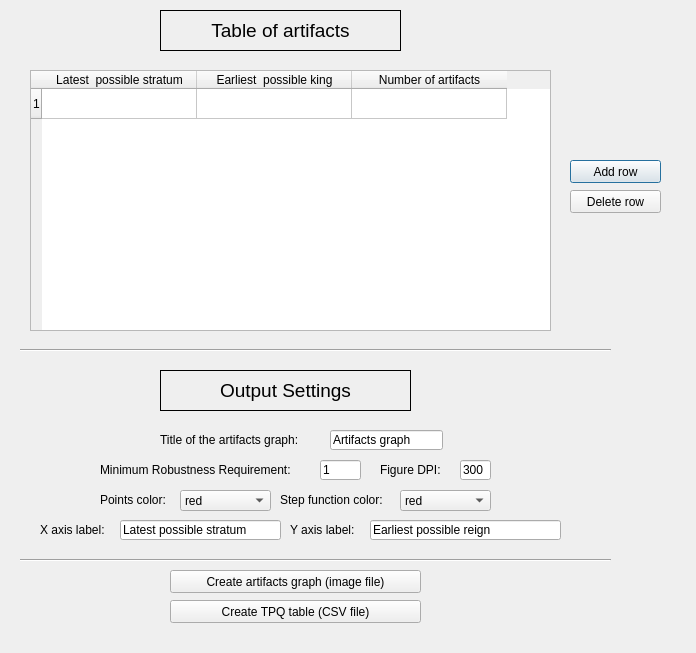
<?xml version="1.0" encoding="UTF-8"?>
<ui version="4.0">
 <class>Dialog</class>
 <widget class="QDialog" name="Dialog">
  <property name="geometry">
   <rect>
    <x>0</x>
    <y>0</y>
    <width>696</width>
    <height>653</height>
   </rect>
  </property>
  <property name="windowTitle">
   <string>Dialog</string>
  </property>
  <property name="sizeGripEnabled">
   <bool>false</bool>
  </property>
  <widget class="QLineEdit" name="graphTitleEdit">
   <property name="geometry">
    <rect>
     <x>330</x>
     <y>430</y>
     <width>113</width>
     <height>20</height>
    </rect>
   </property>
   <property name="text">
    <string>Artifacts graph</string>
   </property>
  </widget>
  <widget class="QLabel" name="graphTitleLabel">
   <property name="geometry">
    <rect>
     <x>160</x>
     <y>430</y>
     <width>161</width>
     <height>20</height>
    </rect>
   </property>
   <property name="text">
    <string>Title of the artifacts graph:</string>
   </property>
  </widget>
  <widget class="QTableWidget" name="artifactTable">
   <property name="geometry">
    <rect>
     <x>30</x>
     <y>70</y>
     <width>521</width>
     <height>261</height>
    </rect>
   </property>
   <property name="frameShape">
    <enum>QFrame::StyledPanel</enum>
   </property>
   <property name="frameShadow">
    <enum>QFrame::Sunken</enum>
   </property>
   <property name="sizeAdjustPolicy">
    <enum>QAbstractScrollArea::AdjustIgnored</enum>
   </property>
   <property name="textElideMode">
    <enum>Qt::ElideLeft</enum>
   </property>
   <attribute name="horizontalHeaderDefaultSectionSize">
    <number>155</number>
   </attribute>
   <row>
    <property name="text">
     <string>1</string>
    </property>
   </row>
   <column>
    <property name="text">
     <string>Latest  possible stratum</string>
    </property>
   </column>
   <column>
    <property name="text">
     <string>Earliest  possible king</string>
    </property>
   </column>
   <column>
    <property name="text">
     <string>Number of artifacts</string>
    </property>
   </column>
   <item row="0" column="2">
    <property name="text">
     <string/>
    </property>
    <property name="textAlignment">
     <set>AlignTrailing|AlignVCenter</set>
    </property>
   </item>
  </widget>
  <widget class="QPushButton" name="addRowButton">
   <property name="geometry">
    <rect>
     <x>570</x>
     <y>160</y>
     <width>91</width>
     <height>23</height>
    </rect>
   </property>
   <property name="text">
    <string>Add row</string>
   </property>
  </widget>
  <widget class="QLabel" name="graphTitleLabel_2">
   <property name="geometry">
    <rect>
     <x>160</x>
     <y>10</y>
     <width>241</width>
     <height>41</height>
    </rect>
   </property>
   <property name="font">
    <font>
     <pointsize>14</pointsize>
    </font>
   </property>
   <property name="frameShape">
    <enum>QFrame::Box</enum>
   </property>
   <property name="text">
    <string>Table of artifacts</string>
   </property>
   <property name="alignment">
    <set>Qt::AlignCenter</set>
   </property>
  </widget>
  <widget class="QLabel" name="graphTitleLabel_4">
   <property name="geometry">
    <rect>
     <x>100</x>
     <y>490</y>
     <width>81</width>
     <height>20</height>
    </rect>
   </property>
   <property name="text">
    <string>Points color:</string>
   </property>
  </widget>
  <widget class="QLabel" name="graphTitleLabel_5">
   <property name="geometry">
    <rect>
     <x>280</x>
     <y>490</y>
     <width>121</width>
     <height>20</height>
    </rect>
   </property>
   <property name="text">
    <string>Step function color:</string>
   </property>
  </widget>
  <widget class="QLabel" name="graphTitleLabel_6">
   <property name="geometry">
    <rect>
     <x>380</x>
     <y>460</y>
     <width>71</width>
     <height>20</height>
    </rect>
   </property>
   <property name="text">
    <string>Figure DPI:</string>
   </property>
  </widget>
  <widget class="QLineEdit" name="dpiEdit">
   <property name="geometry">
    <rect>
     <x>460</x>
     <y>460</y>
     <width>31</width>
     <height>20</height>
    </rect>
   </property>
   <property name="text">
    <string>300</string>
   </property>
  </widget>
  <widget class="QLabel" name="graphTitleLabel_7">
   <property name="geometry">
    <rect>
     <x>40</x>
     <y>520</y>
     <width>71</width>
     <height>20</height>
    </rect>
   </property>
   <property name="text">
    <string>X axis label:</string>
   </property>
  </widget>
  <widget class="QLineEdit" name="xLabelEdit">
   <property name="geometry">
    <rect>
     <x>120</x>
     <y>520</y>
     <width>161</width>
     <height>20</height>
    </rect>
   </property>
   <property name="text">
    <string>Latest possible stratum</string>
   </property>
  </widget>
  <widget class="QLabel" name="graphTitleLabel_8">
   <property name="geometry">
    <rect>
     <x>290</x>
     <y>520</y>
     <width>71</width>
     <height>20</height>
    </rect>
   </property>
   <property name="text">
    <string>Y axis label:</string>
   </property>
  </widget>
  <widget class="QLineEdit" name="yLabelEdit">
   <property name="geometry">
    <rect>
     <x>370</x>
     <y>520</y>
     <width>191</width>
     <height>20</height>
    </rect>
   </property>
   <property name="text">
    <string>Earliest possible reign</string>
   </property>
  </widget>
  <widget class="QPushButton" name="makeCSVButton">
   <property name="geometry">
    <rect>
     <x>170</x>
     <y>600</y>
     <width>251</width>
     <height>23</height>
    </rect>
   </property>
   <property name="text">
    <string>Create TPQ table (CSV file)</string>
   </property>
  </widget>
  <widget class="QPushButton" name="makeGraphButton">
   <property name="geometry">
    <rect>
     <x>170</x>
     <y>570</y>
     <width>251</width>
     <height>23</height>
    </rect>
   </property>
   <property name="text">
    <string>Create artifacts graph (image file)</string>
   </property>
  </widget>
  <widget class="QPushButton" name="removeRowButton">
   <property name="geometry">
    <rect>
     <x>570</x>
     <y>190</y>
     <width>91</width>
     <height>23</height>
    </rect>
   </property>
   <property name="text">
    <string>Delete row</string>
   </property>
  </widget>
  <widget class="QLabel" name="graphTitleLabel_10">
   <property name="geometry">
    <rect>
     <x>100</x>
     <y>460</y>
     <width>221</width>
     <height>20</height>
    </rect>
   </property>
   <property name="text">
    <string>Minimum Robustness Requirement: </string>
   </property>
  </widget>
  <widget class="QLineEdit" name="robustnessEdit">
   <property name="geometry">
    <rect>
     <x>320</x>
     <y>460</y>
     <width>41</width>
     <height>20</height>
    </rect>
   </property>
   <property name="text">
    <string>1</string>
   </property>
  </widget>
  <widget class="Line" name="line">
   <property name="geometry">
    <rect>
     <x>20</x>
     <y>340</y>
     <width>591</width>
     <height>21</height>
    </rect>
   </property>
   <property name="orientation">
    <enum>Qt::Horizontal</enum>
   </property>
  </widget>
  <widget class="QLabel" name="graphTitleLabel_11">
   <property name="geometry">
    <rect>
     <x>160</x>
     <y>370</y>
     <width>251</width>
     <height>41</height>
    </rect>
   </property>
   <property name="font">
    <font>
     <pointsize>14</pointsize>
    </font>
   </property>
   <property name="frameShape">
    <enum>QFrame::Box</enum>
   </property>
   <property name="text">
    <string>Output Settings</string>
   </property>
   <property name="alignment">
    <set>Qt::AlignCenter</set>
   </property>
  </widget>
  <widget class="QComboBox" name="pointsColorEdit">
   <property name="geometry">
    <rect>
     <x>180</x>
     <y>490</y>
     <width>91</width>
     <height>21</height>
    </rect>
   </property>
   <property name="editable">
    <bool>false</bool>
   </property>
   <property name="currentText">
    <string>red</string>
   </property>
   <item>
    <property name="text">
     <string>red</string>
    </property>
   </item>
   <item>
    <property name="text">
     <string>black</string>
    </property>
   </item>
   <item>
    <property name="text">
     <string>blue</string>
    </property>
   </item>
   <item>
    <property name="text">
     <string>brown</string>
    </property>
   </item>
   <item>
    <property name="text">
     <string>green</string>
    </property>
   </item>
   <item>
    <property name="text">
     <string>grey</string>
    </property>
   </item>
   <item>
    <property name="text">
     <string>orange</string>
    </property>
   </item>
   <item>
    <property name="text">
     <string>pink</string>
    </property>
   </item>
   <item>
    <property name="text">
     <string>purple</string>
    </property>
   </item>
   <item>
    <property name="text">
     <string>yellow</string>
    </property>
   </item>
  </widget>
  <widget class="QComboBox" name="stepFctColorEdit">
   <property name="geometry">
    <rect>
     <x>400</x>
     <y>490</y>
     <width>91</width>
     <height>21</height>
    </rect>
   </property>
   <property name="editable">
    <bool>false</bool>
   </property>
   <property name="currentText">
    <string>red</string>
   </property>
   <item>
    <property name="text">
     <string>red</string>
    </property>
   </item>
   <item>
    <property name="text">
     <string>black</string>
    </property>
   </item>
   <item>
    <property name="text">
     <string>blue</string>
    </property>
   </item>
   <item>
    <property name="text">
     <string>brown</string>
    </property>
   </item>
   <item>
    <property name="text">
     <string>green</string>
    </property>
   </item>
   <item>
    <property name="text">
     <string>grey</string>
    </property>
   </item>
   <item>
    <property name="text">
     <string>orange</string>
    </property>
   </item>
   <item>
    <property name="text">
     <string>pink</string>
    </property>
   </item>
   <item>
    <property name="text">
     <string>purple</string>
    </property>
   </item>
   <item>
    <property name="text">
     <string>yellow</string>
    </property>
   </item>
  </widget>
  <widget class="Line" name="line_2">
   <property name="geometry">
    <rect>
     <x>20</x>
     <y>550</y>
     <width>591</width>
     <height>21</height>
    </rect>
   </property>
   <property name="orientation">
    <enum>Qt::Horizontal</enum>
   </property>
  </widget>
 </widget>
 <resources/>
 <connections/>
</ui>
